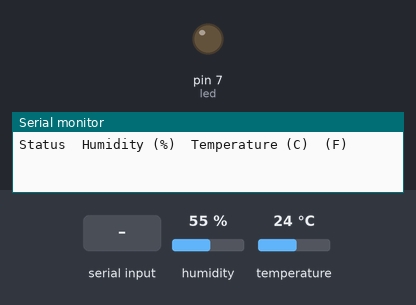
The sketch below on a simulated Arduino Uno, built with avr-gcc and run on an emulated ATmega328P. Parts: output pins drawn as LEDs (lit = HIGH), the last lines printed to the serial monitor. The inputs (shaded band) are chosen by the test bench; at power-on: humidity 55 %, temperature 24 °C.

Above: at 3.8 s.
3.9 s: "temperature" received over the second serial link
At 6.2 s:
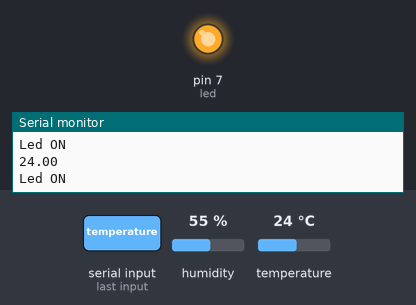
6.5 s: "okay" received over the second serial link
At 8.9 s:
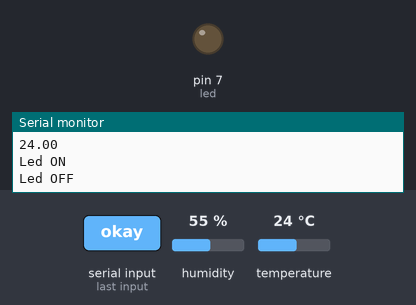
Timing chart, 0 to 10.4 s (numbered marks = the images above; inputs shaded):
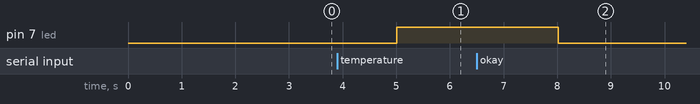

Measured:
- after the input at 3.9 s, pin 7 (led): LOW → HIGH after 1.1 s
- after the input at 6.5 s, pin 7 (led): HIGH → LOW after 1.5 s

The sketch:

poultry_rearing.ino
```cpp
#include <DHT.h>
DHT dht;

#include<SoftwareSerial.h>
SoftwareSerial mySerial(0,1);

String readString;
float temperature;
byte led = 7;

void setup() {
  // put your setup code here, to run once:
  pinMode(led, OUTPUT);
  Serial.begin(9600);
  mySerial.begin(9600);
  Serial.println("Status\tHumidity (%)\tTemperature (C)\t(F)");
  dht.setup(8);
}

void loop() {
  // put your main code here, to run repeatedly:
  delay(1000);
  float humidity = dht.getHumidity();
  temperature = dht.getTemperature(); // temperature in celsius
  float tempf = temperature * 1.8 + 32;
  /*
    Serial.print(dht.getStatusString());
    Serial.print("\t");
    Serial.print(humidity,1);
    Serial.print("\t\t");
    Serial.print(temperature,1);
    Serial.print("\t");
    Serial.println(tempf,1);
  */
  while (mySerial.available() > 0)
    readString = mySerial.readString();
  if (readString == "temperature") {
    if (temperature <= 34 && temperature >= 20) { // recommended temperatures for broilers
        Serial.println(temperature);
        digitalWrite(led, HIGH);
      } else {
        digitalWrite(led, LOW);
      }
    Serial.println("Led ON");
  } if (readString == "okay" || readString == "ok") {
    digitalWrite(led, LOW);
    Serial.println("Led OFF");
  }
}

/*
  void voiceyBT() {
  while (Serial.available()) {
    delay(10);
    char chr = Serial.read();
    if (chr == '#') {
      break;
    }
    voice += chr;
  }
  int len = voice.length();
  if (len > 0) {
    if (voice == "*temprature") {
      if (temperature <= 34 && temperature >= 20) { // recommended temperatures for broilers
        digitalWrite(led, HIGH);
      } else {
        digitalWrite(led, LOW);
      }
    } else if (voice == "*okay" || voice == "*ok") {
      digitalWrite(led, LOW);
    }
  }
  voice = "";
  }
*/
```
